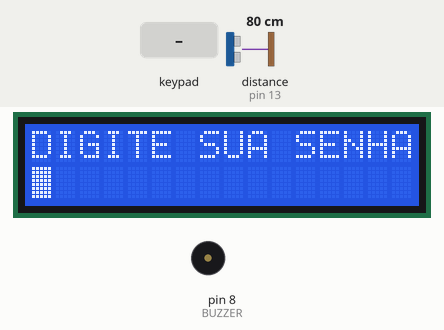
Bench run of a sketch on a simulated Arduino Mega 2560, built with avr-gcc and run on an emulated ATmega2560. Shown: 16×2 character LCD, buzzer (waves = sounding, pin HIGH). The test bench sets the inputs (shaded band); at power-on: distance to the obstacle (sensor on pin 13) 80 cm. Pins used as bus, display or sensor lines are not drawn.

Above: at 2.0 s.
2.1 s: keypad keys 7 8 9 D # pressed 0.4 s apart
At 5.0 s:
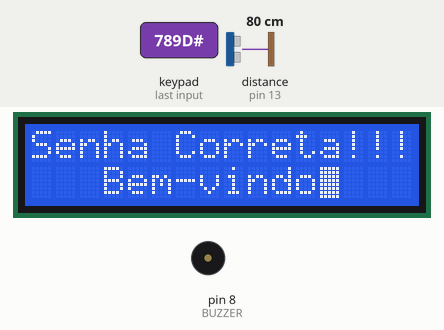
5.6 s: key '#' pressed
At 6.2 s:
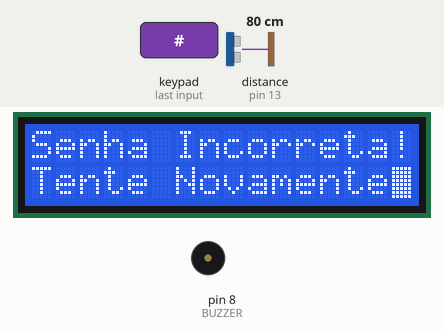
8.6 s: keypad keys 7 8 9 D A pressed 0.4 s apart
At 10.8 s:
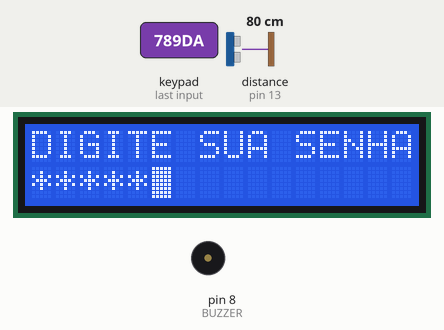
12.1 s: keypad keys 7 8 9 D D pressed 0.4 s apart
At 14.9 s:
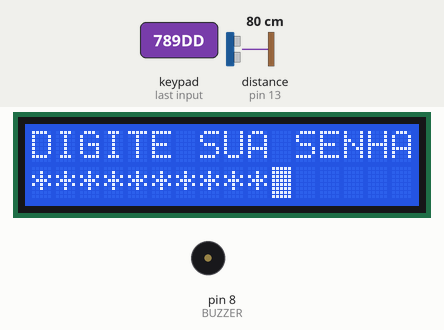
15.6 s: key '1' pressed
At 16.5 s:
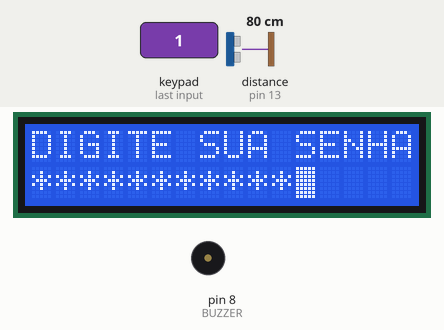
17.1 s: keypad keys 1 2 3 A A pressed 0.4 s apart
At 20.1 s:
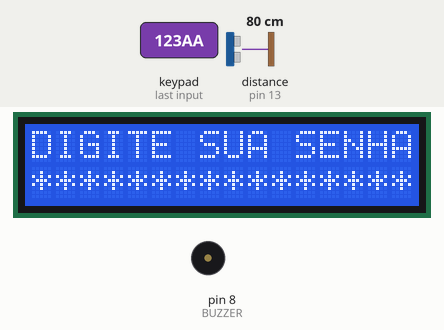
Timing chart, 0 to 21.6 s (numbered marks = the images above; inputs shaded):
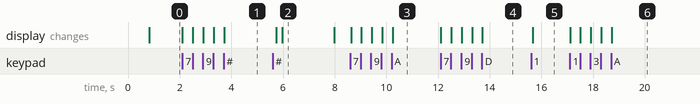

Measured:
- after the input at 2.1 s, the display: first changes at once (image 1 shows a later state)
- after the input at 5.6 s, the display: first differs from a run without the input after 0.38 s (image 2)
- after the input at 8.6 s, the display: first changes at once (image 3 shows a later state)
- after the input at 12.1 s, the display: first changes at once (image 4 shows a later state)
- after the input at 15.6 s, the display: changes after 0.06 s (image 5)
- after the input at 17.1 s, the display: first changes at once (image 6 shows a later state)
- what the display in image 2 shows lasts 2.0 s, from 6.0 s to 8.0 s

The sketch:

AURA_SYSTEM_SLAVE_.ino
```cpp
#include <Keypad.h>
#include <LiquidCrystal.h>
#include <SPI.h>
#include <MFRC522.h>
#include <Ultrasonic.h>
#include <SoftwareSerial.h>

#define BUZZER 8
#define SS_PIN 53
#define RST_PIN 5

char condPY;

const byte ROWS = 4;
const byte COLS = 4;
char keys[ROWS][COLS] = { {'1','2','3','A'},
                        {'4','5','6','B'},
                        {'7','8','9','C'},
                        {'*','0','#','D'}
                      };
byte rowsPins[ROWS] = {22,23,24,25};
byte colsPins[COLS] = {26,27,28,29};
char cond = '0'; // Condicao de comunicacao entre BT (inicial = 0)

Keypad keypad = Keypad ( makeKeymap(keys), rowsPins, colsPins, ROWS, COLS );
SoftwareSerial BTSerial(3,4); // RX, TX

const String SENHA_ESPERADA_1 = "789D";
const String SENHA_ESPERADA_2 = "123A";
const String SENHA_ESPERADA_3 = "ABCD";
const String SENHA_ESPERADA_4 = "2158BD";
String SENHA_DIGITADA = "";

String IDtag = ""; //Variável que armazenará o ID da Tag
bool Permitido = false;
String TagsCadastradas[] = {"47af2e0", "b447b677", "cf5fcb49"};

LiquidCrystal lcd (A0,A1,A2,A3,A4,A5);
MFRC522 LeitorRFID(SS_PIN, RST_PIN);

unsigned long time;
Ultrasonic ultrasonic(12, 13);

void setup() {
  BTSerial.begin(38400);
  Serial.begin(9600);           // Inicializa a comunicação Serial
  SPI.begin();                  // Inicializa comunicacao SPI
  LeitorRFID.PCD_Init();        // Inicializa o leitor RFID
  pinMode(BUZZER, OUTPUT);      // Declara o pino do buzzer como saída

  lcd.begin(16,2);
  delay(700);
  InicioTeclado();

}

void loop() {
//  Serial.println(0);
  LeituraRFID();      // Chama a função responsável por fazer a leitura das Tag's
  LeituraTeclado();   // Chama a função resposavel pela leitura da senha numerica
  LeituraSensor();


}

////////////////////////////////////////////////////////////////////////////////////////////////////////////////////////////////////////////////////////////
////////////////////////////////////////////////////////////////////////////////////////////////////////////////////////////////////////////////////////////

void InicioTeclado(){
  lcd.print("DIGITE SUA SENHA");
  lcd.setCursor(0,1);
  lcd.blink();
  SENHA_DIGITADA = "";
}
////////////////////////////////////////////////////////////////////////////////////////////////////////////////////////////////////////////////////////////

void LeituraTeclado(){

  char customKey = keypad.getKey();

  if (customKey){

  switch(customKey)

 {

    case '0':
    case '1':
    case '2':
    case '3':
    case '4':
    case '5':
    case '6':
    case '7':
    case '8':
    case '9':
    case 'A':
    case 'B':
    case 'C':
    case 'D':
            SENHA_DIGITADA += customKey;
          //imrpime na tela o símbolo pressionado
          lcd.print("*");
          break;

    case '*':
            lcd.clear();
            InicioTeclado();
            break;

    case '#':
          lcd.clear();

          //se a senha digitada foi igual a ESPERADA
          if(SENHA_ESPERADA_1 == SENHA_DIGITADA or
            SENHA_ESPERADA_2 == SENHA_DIGITADA or
            SENHA_ESPERADA_3 == SENHA_DIGITADA or
            SENHA_ESPERADA_4 == SENHA_DIGITADA)
          {

            acessoLiberadoTeclado();
            lcd.print("Senha Correta!!!   ");
            lcd.setCursor(0,1);
            lcd.print("   Bem-vindo");

          }
          else {

            acessoNegadoTeclado();
            lcd.print("Senha Incorreta!!! ");
            lcd.setCursor(0,1);
            lcd.print("Tente Novamente");

          }

      delay(2000);
      lcd.clear();
      InicioTeclado();

  }
  }
}

void acessoLiberadoTeclado(){

  cond = '3'; // Variavel receberá '3' para ser lido pelo bluetooth SLAVE e fazer a verificação
  BTSerial.write(cond); // Passará o valor da variavel pelo Bluetooth para o MASTER
  //Permitido = false;  // Seta a variável Permitido como false novamente

}

void acessoNegadoTeclado(){

  cond = '4'; // Variavel receberá '2' para ser lido pelo bluetooth SLAVE e fazer a verificação
  BTSerial.write(cond); // Passará o valor da variavel pelo Bluetooth para o MASTER

}

////////////////////////////////////////////////////////////////////////////////////////////////////////////////////////////////////////////////////////////
////////////////////////////////////////////////////////////////////////////////////////////////////////////////////////////////////////////////////////////
void LeituraRFID(){

  IDtag = ""; // Inicialmente IDtag deve estar vazia.

  // Verifica se existe uma Tag presente
  if ( !LeitorRFID.PICC_IsNewCardPresent() || !LeitorRFID.PICC_ReadCardSerial() ) {
    delay(50);
    return;
  }

  // Pega o ID da Tag através da função LeitorRFID.uid e Armazena o ID na variável IDtag
  for (byte i = 0; i < LeitorRFID.uid.size; i++) {
    IDtag.concat(String(LeitorRFID.uid.uidByte[i], HEX));
  }

  // Compara o valor do ID lido com os IDs armazenados no vetor TagsCadastradas[]
  for (int i = 0; i < (sizeof(TagsCadastradas)/sizeof(String)); i++) {

  if(  IDtag.equalsIgnoreCase(TagsCadastradas[i])  ){

      Permitido = true; //Variável Permitido assume valor verdadeiro caso o ID Lido esteja cadastrado

  }
  }

  if(Permitido == true) acessoLiberadoRFID(); // Se a variável Permitido for verdadeira será chamada a função acessoLiberado()
  else acessoNegadoRFID(); // Se não será chamada a função acessoNegado()

  delay(2000); // Aguarda 2 segundos para efetuar uma nova leitura
}

void acessoLiberadoRFID(){

  //Serial.println("Tag Cadastrada: " + IDtag); // Exibe a mensagem "Tag Cadastrada" e o ID da tag não cadastrada
  cond = '1'; // Variavel receberá '1' para ser lido pelo bluetooth SLAVE e fazer a verificação
  BTSerial.write(cond); // Passará o valor da variavel pelo Bluetooth para o MASTER
  efeitoPermitido();  // Chama a função efeitoPermitido()
  Permitido = false;  // Seta a variável Permitido como false novamente

}

void acessoNegadoRFID(){

  //Serial.println("Tag NAO Cadastrada: " + IDtag); // Exibe a mensagem "Tag NAO Cadastrada" e o ID da tag cadastrada
  cond = '2'; // Variavel receberá '2' para ser lido pelo bluetooth SLAVE e fazer a verificação
  BTSerial.write(cond); // Passará o valor da variavel pelo Bluetooth para o MASTER
  efeitoNegado(); // Chama a função efeitoNegado()

}

void efeitoPermitido(){

  int qtd_bips = 3; // Definindo a quantidade de bips
  for(int j=0; j<qtd_bips; j++){

  // Ligando o buzzer com uma frequência de 1500 hz e ligando o led verde.
  tone(BUZZER,1500);

  delay(100);

  // Desligando o buzzer e led verde.
  noTone(BUZZER);
  delay(100);
  }
}

void efeitoNegado(){

  int qtd_bips = 1;  // Definindo a quantidade de bips

  for(int j=0; j<qtd_bips; j++){

  // Ligando o buzzer com uma frequência de 500 hz e ligando o led vermelho.
  tone(BUZZER,500);
  delay(500);
  noTone(BUZZER);
  delay(500);

  }
}

void efeitoSensorAtivado(){

 int qtd_bips = 40;
 for(int j=0; j<qtd_bips; j++){

 tone(BUZZER,500);

 delay(20);


 noTone(BUZZER);
 delay(20);
 }
}

void LeituraSensor(){

 int distance;
 distance = ultrasonic.distanceRead();
 time = millis();
 if(distance < 50){
 delay(2000);
  if(time > 1000){
    Serial.println('1');


  delay(1000);
  }

 }
 }
//else {
  //Serial.println(ultrasonic.distanceRead());
  //delay(1000);

  //}
```
